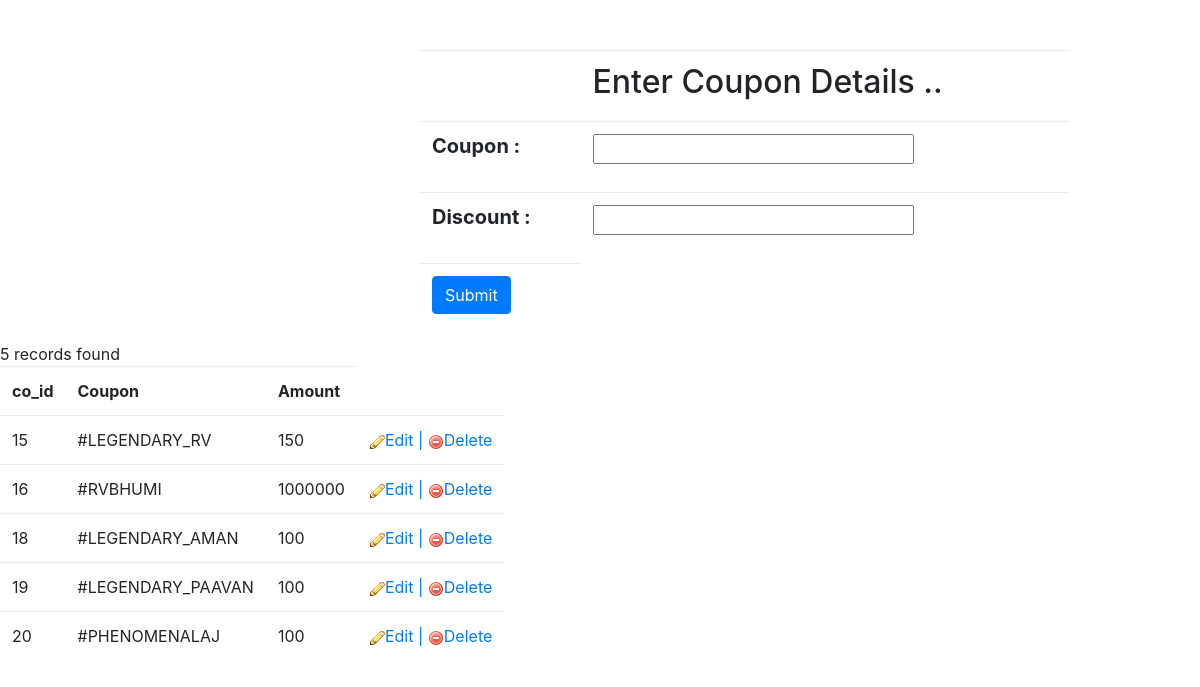
Before: /inscoupon.php with the older database file.
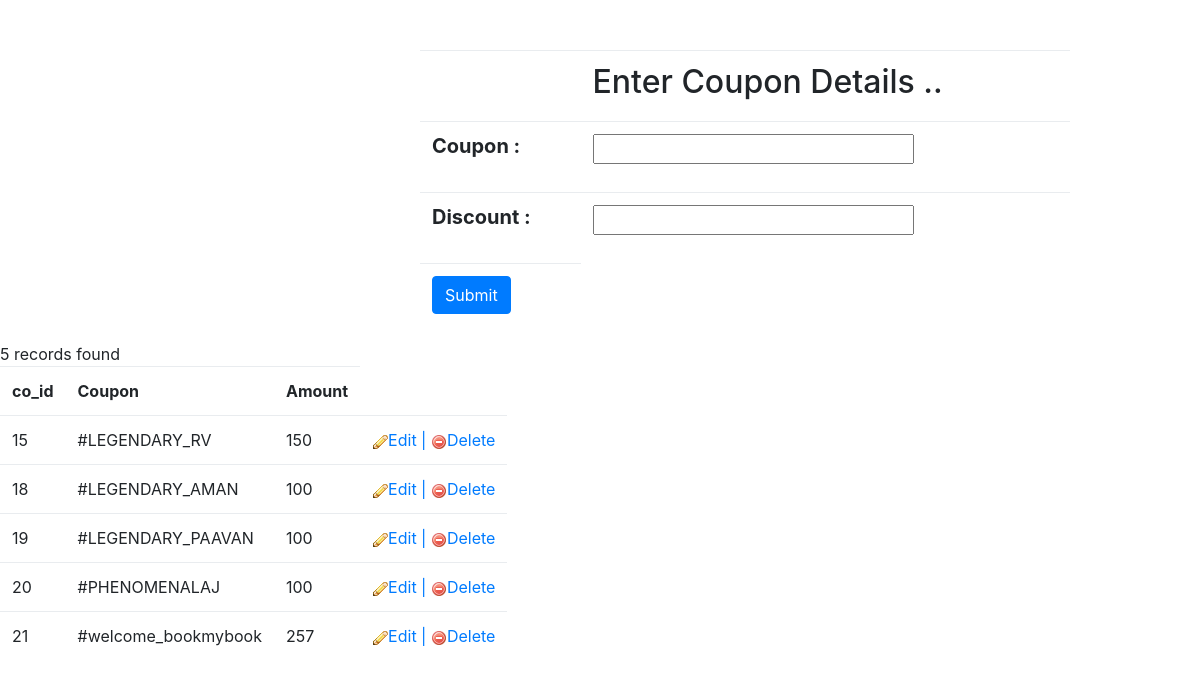
After: the same page with the newer database file.
### tables this page shows
CREATE TABLE `coupon` (
  `co_id` int(255) NOT NULL,
  `coupon` varchar(255) NOT NULL,
  `amount` varchar(255) NOT NULL
);

### inscoupon.php (the view, shortened to what this page needs)
<!DOCTYPE html>
<html>
<head>
	<link rel="stylesheet" type="text/css" href="css/main.css">
    <link rel="stylesheet" type="text/css" href="css/bootstrap.min.css"/>
    <link rel="stylesheet" type="text/css" href="css/main.css">
</head>
<body>
	<form method="post" class="form-default">
		<h5>
        <table class="table" style="margin-left: 420px;
                                    margin-right: 0px;
                                    border-right-width: 150px;
                                    padding-right: 50px;
                                     width: 650px;">
<tr>
    <td></td>
    <th><h2>Enter Coupon Details ..</h2></th>
</tr>
		<tr>
				<th>Coupon : </th>
				<td><input type="text" name="coupon" class="form-group" required></td>
		</tr>
		<tr>
				<th>Discount :</th>
				<td><input type="text" name="discount" class="form-group" required></td>
		</tr>
		<tr>
				<td><button name="submit" type="submit" class="btn btn-primary">Submit</button></td>
		</tr>
        </table>
        </h5>
	</form>
<?php
	include_once 'connection.php';
	$q =mysqli_query($conn,"SELECT * from coupon");
                     $count=mysqli_num_rows($q);
                     if($count == 0 )
                     {
                        echo "<script> alert('Nothing To Display...');</script>";
                     }
                 else
                 	{
                        echo "<table class='table table-responsive'>";
                        echo "<tr>";
                        echo "<th>co_id</th>";
                        echo "<th>Coupon</th>";
                        echo "<th>Amount</th>";
                        echo "</tr>";
                         while ($record = mysqli_fetch_row($q))
                 			{
                    				echo "<td>$record[0]</td>
                       			          <td>$record[1]</td>
                        		          <td>$record[2]</td>";
                                   echo "<td><a href='edit.php?id=$record[0]'><img src='img/edit.png'>Edit | <a href='delete.php?id=$record[0]'><img src='img/delete.png'>Delete </td>";
                             	echo "<tr>";
                            }
                    }
 ?>
</body>
</html>

Changed rows visible on the page:
removed coupon: co_id "16", coupon "#RVBHUMI", amount "1000000"
added coupon: co_id "21", coupon "#welcome_bookmybook", amount "257"
